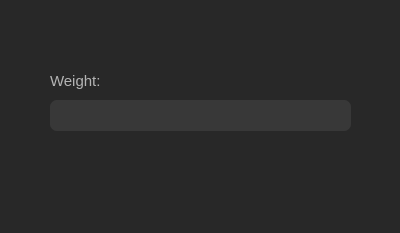
<?xml version="1.0" encoding="UTF-8"?>
<ui version="4.0">
 <class>Dialog</class>
 <widget class="QDialog" name="Dialog">
  <property name="geometry">
   <rect>
    <x>0</x>
    <y>0</y>
    <width>400</width>
    <height>233</height>
   </rect>
  </property>
  <property name="windowTitle">
   <string>Dialog</string>
  </property>
  <property name="styleSheet">
   <string notr="true">background-color: #282828</string>
  </property>
  <widget class="QLabel" name="filterLabel">
   <property name="geometry">
    <rect>
     <x>50</x>
     <y>70</y>
     <width>211</width>
     <height>21</height>
    </rect>
   </property>
   <property name="styleSheet">
    <string notr="true">color: rgb(180,180,180);
font-size: 15px;
background-color: transparent;</string>
   </property>
   <property name="text">
    <string>Weight:</string>
   </property>
  </widget>
  <widget class="QComboBox" name="selectWeight">
   <property name="geometry">
    <rect>
     <x>50</x>
     <y>100</y>
     <width>301</width>
     <height>31</height>
    </rect>
   </property>
   <property name="styleSheet">
    <string notr="true">QComboBox{
	color: rgb(200, 200, 200);
	border-style: none;
    border-radius: 7px;
	background-color: #383838;
	padding-left: 13px;
}

QComboBox::drop-down 
{
    border: 0px; /* This seems to replace the whole arrow of the combo box */
}
QComboBox::down-arrow {
   image: url(&quot;resource/gui/tool/down-arrow.png&quot;);
    width: 9px;
    height: 9px;
	padding-right: 10px;
}</string>
   </property>
  </widget>
 </widget>
 <resources/>
 <connections/>
</ui>
